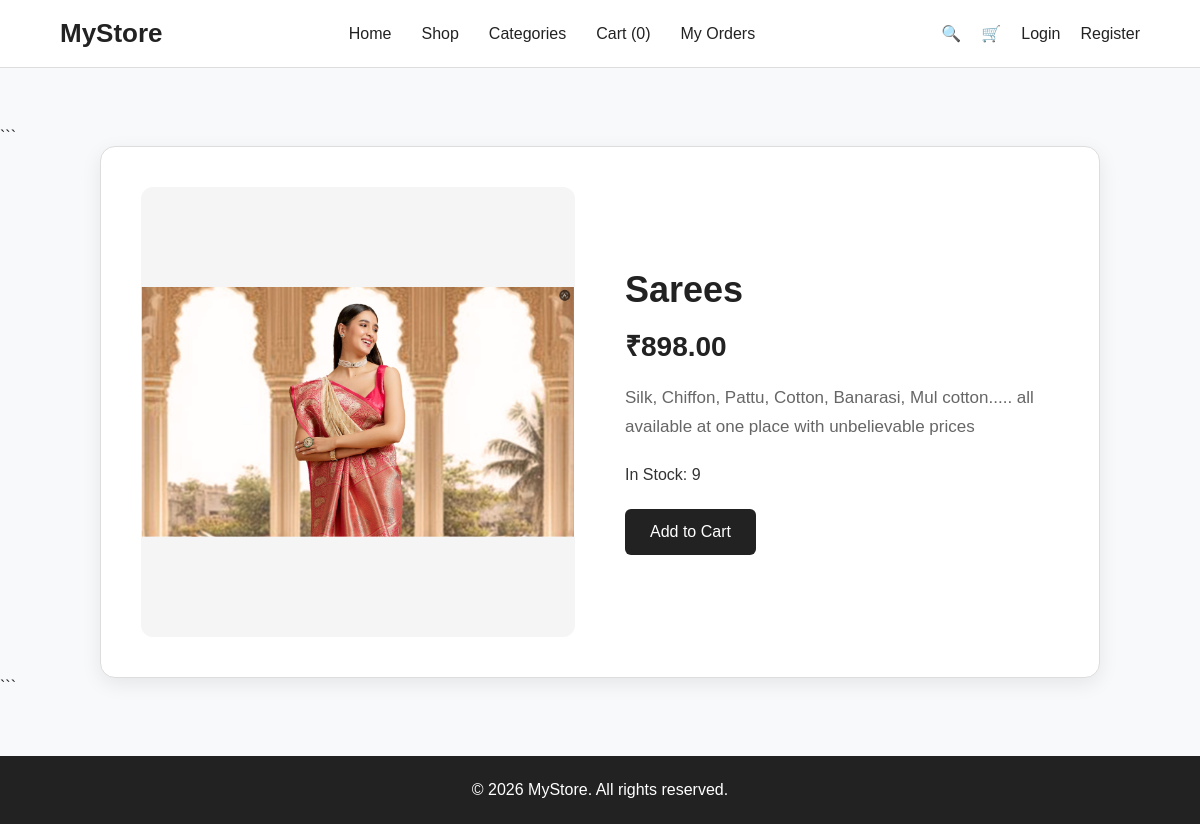
Screenshot of /product/4/ with the database file from the repository.
### store/models.py (models this page shows, shortened)
class Product(models.Model):
    category = models.ForeignKey(
        Category,
        on_delete=models.SET_NULL,
        null=True,
        blank=True,
        related_name='products'
    )
    name = models.CharField(max_length=200)
    description = models.TextField()
    price = models.DecimalField(max_digits=10, decimal_places=2)
    stock = models.PositiveIntegerField(default=0)
    image = models.ImageField(
        upload_to='products/',
        blank=True,
        null=True
    )
    created_at = models.DateTimeField(auto_now_add=True)

### store/views.py (the view)
# urls.py: path('product/<int:product_id>/', views.product_detail, name='product_detail'),
def product_detail(request, product_id):
    product = Product.objects.get(id=product_id)
    return render(request, 'product_detail.html', {
        'product': product,
    })

### store/context_processors.py (called while the page is built)
def cart_count(request):
    cart = request.session.get('cart', {})
    count = sum(cart.values())
    return {
        'cart_count': count
    }

### templates/product_detail.html (shortened to what this page needs)
{% extends 'base.html' %}
{% block content %}
<section class="product-detail-section">
```
<div class="container">
    <div class="product-detail">
        <div class="product-detail-image">
            {% if product.image %}
                <img src="{{ product.image.url }}"
                     alt="{{ product.name }}">
            {% endif %}
        </div>
        <div class="product-detail-info">
            <h1>{{ product.name }}</h1>
            <p class="product-detail-price">
                ₹{{ product.price }}
            </p>
            <p class="product-detail-description">
                {{ product.description }}
            </p>
            {% if product.stock > 0 %}
                <p class="product-stock">
                    In Stock: {{ product.stock }}
                </p>
                <a href="{% url 'add_to_cart' product.id %}"
                   class="btn">
                    Add to Cart
                </a>
            {% else %}
                <p class="out-of-stock">
                    Out of Stock
                </p>
            {% endif %}
        </div>
    </div>
</div>
```
</section>
{% endblock %}

### static/css/style.css (style rules this page uses)
* { margin: 0; padding: 0; box-sizing: border-box; }
body { font-family: Arial, sans-serif; background: #f8f9fa; color: #222; }
a { text-decoration: none; color: inherit; }
.container { width: 90%; max-width: 1200px; margin: auto; }
.btn { display: inline-block; background: #222; color: white; padding: 14px 30px; border-radius: 5px; }
.product-detail-section { padding: 60px 0; background: #f8f9fa; min-height: 75vh; }
.product-detail { max-width: 1000px; margin: 0 auto; background: white; border: 1px solid #ddd; border-radius: 15px; padding: 40px; display: grid; grid-template-columns: 1fr 1fr; gap: 50px; align-items: center; box-shadow: 0 6px 20px rgba(0, 0, 0, 0.08); }
.product-detail-image { width: 100%; height: 450px; background: #f5f5f5; border-radius: 12px; overflow: hidden; display: flex; align-items: center; justify-content: center; }
.product-detail-image img { width: 100%; height: 100%; object-fit: contain; }
.product-detail-info h1 { font-size: 36px; margin-bottom: 15px; }
.product-detail-price { font-size: 28px; font-weight: bold; margin-bottom: 20px; }
.product-detail-description { color: #666; font-size: 17px; line-height: 1.7; margin-bottom: 25px; }
.product-stock { font-size: 16px; margin-bottom: 25px; color: #333; }
.product-detail-info .btn { display: inline-block; padding: 14px 25px; background: #222; color: white; border-radius: 6px; }

### rows the page displays
Product: image (picture), name "Sarees", price "898.00", description "Silk, Chiffon, Pattu, Cotton, Banarasi, Mul cotton..... all available at one place with unbelievable prices", stock "9"

### other values shown
{{ cart_count }} "0"
